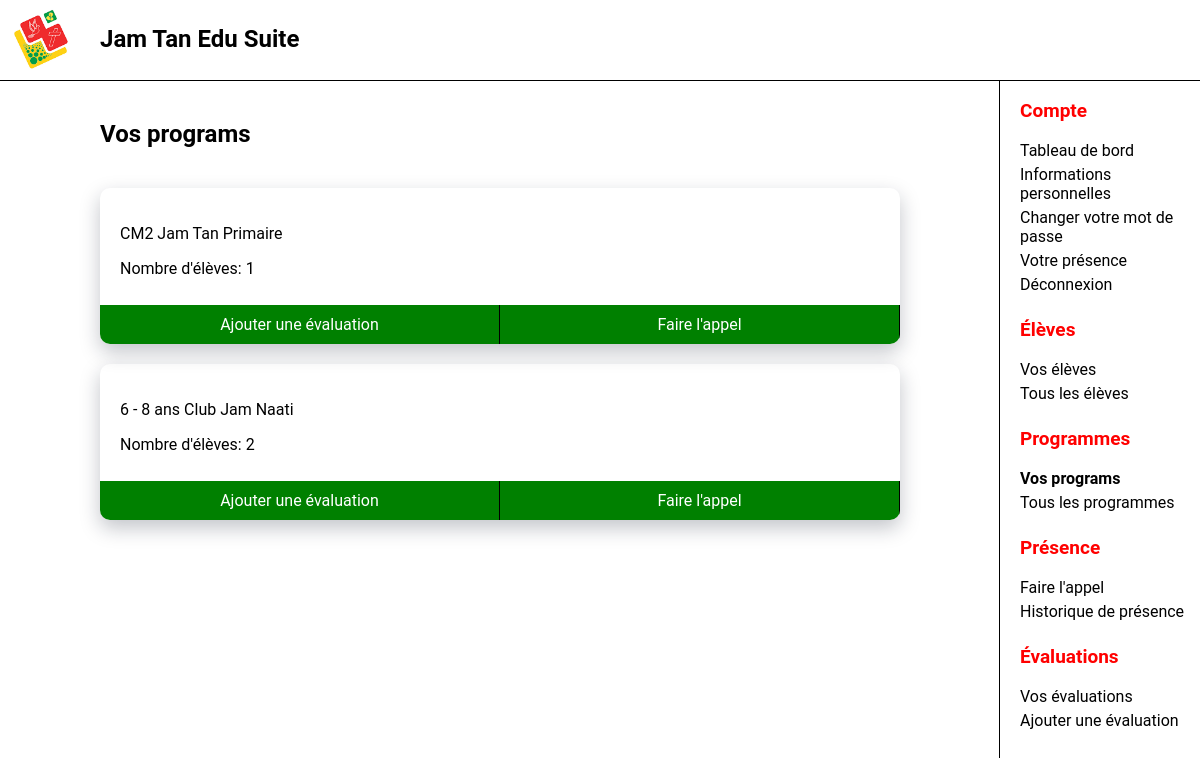
/views/YourPrograms.php (signed in), run on the app's committed database.
### tables this page shows
CREATE TABLE Program (
ProgramID INTEGER NOT NULL PRIMARY KEY AUTO_INCREMENT,
ProgramName VARCHAR(100) NOT NULL,
MinAge INTEGER UNSIGNED,
MaxAge INTEGER UNSIGNED,
CategoryID INTEGER,
FOREIGN KEY (CategoryID) REFERENCES ProgramCategory(CategoryID)
);

CREATE TABLE ProgramCategory (
CategoryID INTEGER NOT NULL PRIMARY KEY AUTO_INCREMENT,
CategoryName VARCHAR(100) NOT NULL 
);

### controllers/YourProgramsData.php (called while the page is built, shortened)
<?php
require("../controllers/db.php");
$AccountID = $_SESSION['AccountID'];
$stmt =
$conn->prepare("SELECT
Program.ProgramName, Program.ProgramID,
ProgramCategory.CategoryName,
(SELECT COUNT(*) FROM Enrollment WHERE Enrollment.ProgramID = Program.ProgramID) AS NumberOfStudents
FROM Program
INNER JOIN Assignment ON Program.ProgramID = Assignment.ProgramID
INNER JOIN ProgramCategory ON Program.CategoryID = ProgramCategory.CategoryID
WHERE Assignment.StaffID = :id");
$stmt->execute(['id' => $AccountID]);
$Programs = $stmt->fetchAll(PDO::FETCH_ASSOC);
?>

### views/YourPrograms.php (the view, shortened to what this page needs)
<?php
require("../controllers/YourProgramsData.php");
?>
<!DOCTYPE html>
<html lang="en">
<head>
    <link rel="stylesheet" href="css/ProgramResult.css">
    <link rel="stylesheet" href="css/Card.css">
    <link rel="stylesheet" href="css/Button.css">
</head>
<body>
    <div id="main">
        <h2>Vos programs</h2>
        <?php if(count($Programs)>0){?>
            <div class="card-container">
                <?php foreach ($Programs as $Program): ?>
                    <div class="card">
                        <div class="Text">
                            <p>
                                <?= htmlspecialchars($Program["ProgramName"]) ?>
                                <?= htmlspecialchars($Program["CategoryName"]) ?>
                            </p>
                            <p>
                                Nombre d'élèves: <?= htmlspecialchars($Program["NumberOfStudents"]) ?>
                            </p>
                        </div>
                        <div class="card-btn-container">
                        <a href="AddAssessment.php?program_id=<?= $Program["ProgramID"]?>" class="card-btns">
                                Ajouter une évaluation
                            </a>
                        <a href="ProgramAttendance.php?program_id=<?= $Program["ProgramID"]?>" class="card-btns">
                            Faire l'appel
                        </a>
                        </div>
                    </div>
                <?php endforeach ?>
            </div>
        <?php } else {?>
            <p>Vous n'êtes affecté à aucun programme</p>
        <?php }?>
    </div>
</body>
</html>

### nav/nav.css (style rules this page uses)
html, body { margin: 0; padding: 0; font-family: 'Roboto', sans-serif; }
#logo { height: 70px; position: fixed; }
#topbar { top: 0; z-index: 1; width: 100vw; height: 70px; position: fixed; background-color: white; display: flex; border-bottom: thin solid; padding: 5px; }
#app_title { position: fixed; margin-left: 95px; display: block; }
#main { padding-top: 100px; margin-right: 300px; margin-left: 100px; }
#sidebar_menu { position: fixed; width: 200px; padding-top: 80px; border-left:solid black; border-width: thin; height: calc(100vh - 80px); overflow-y: auto; right: 0px; }
#sidebar_menu a { text-decoration: none; font-size: 16px; padding-bottom: 5px; color: black; display: block; padding-left: 20px; }
#sidebar_menu p { color: red; font-weight: bold; font-size: 19px; padding-left: 20px; }
h2 { padding-bottom: 20px; }
#topbar { visibility: visible; }
#sidebar_menu { display: block; }

### views/css/Card.css (style rules this page uses)
.card { padding: 20px; padding-bottom: 50px; box-shadow: 0 8px 20px rgba(15, 23, 45, 0.25); position: relative; border-radius: 10px; }
.card-btn-container { bottom: 0; left: 0; position: absolute; border-radius: 0px 0px 10px 10px; display: flex; flex-direction: row; justify-content: center; width: 100%; overflow-x: hidden; }
.card-btns { background-color: green; text-align: center; padding: 10px; color: white; text-decoration: none; width: 100%; border-right: 1px solid black; }
.card-container { display: flex; flex-direction: column; gap: 20px; flex-wrap: wrap; flex-basis: 40%; padding-bottom: 20px; }

### views/YourPrograms.php (style rules this page uses)
#s_your_programs { font-weight: bold; }

### data on the page
program: ProgramName "CM2", CategoryID.CategoryName "Jam Tan Primaire", NumberOfStudents "1"
program: ProgramName "6 - 8 ans", CategoryID.CategoryName "Club Jam Naati", NumberOfStudents "2"
